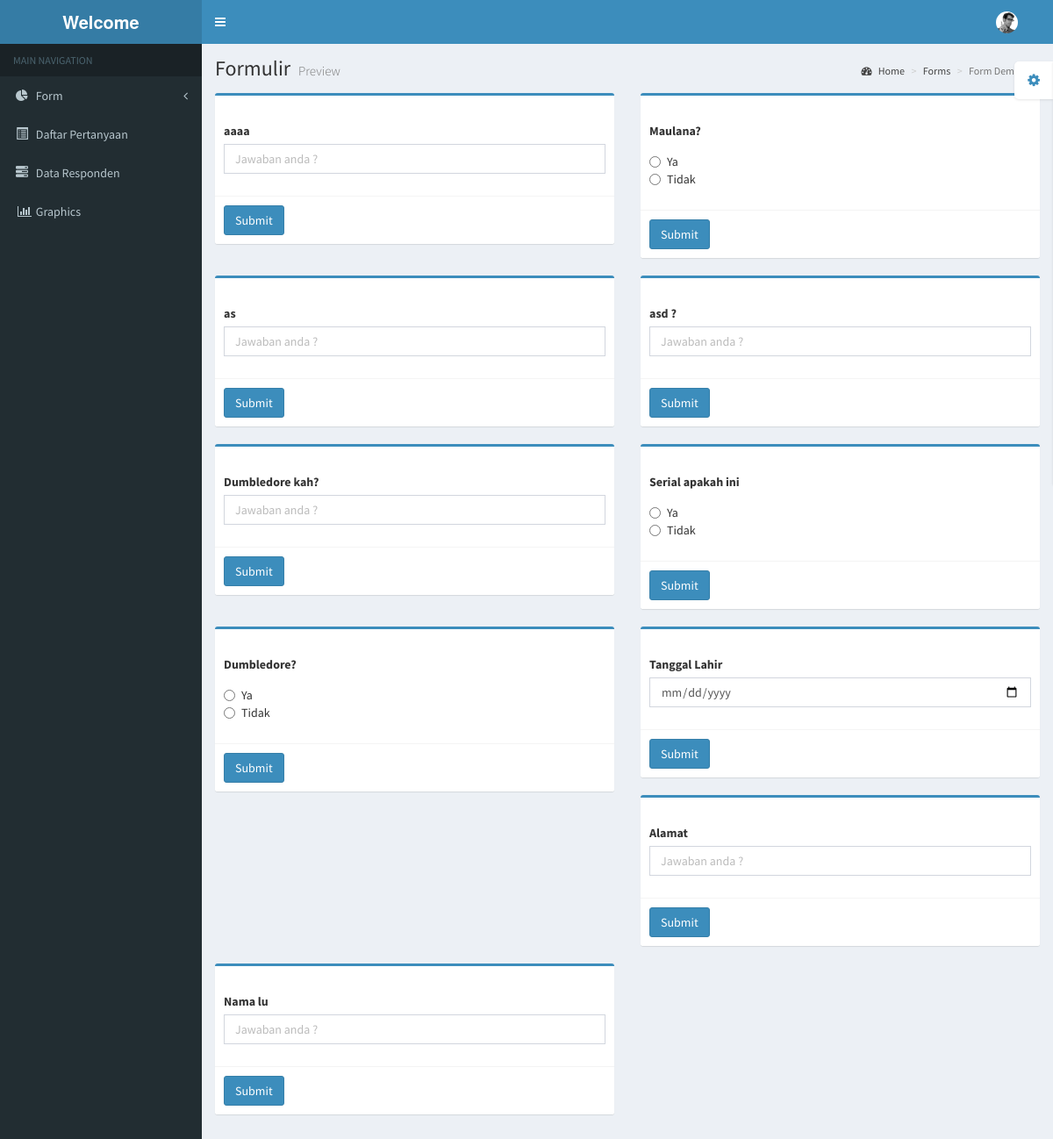
Screenshot of /index.php/home/form_demografi with the database file from the repository.
### tables this page shows
CREATE TABLE IF NOT EXISTS `pertanyaan_demografi` (
`id_pertanyaan_demografi` int(11) NOT NULL,
  `pertanyaan_demografi` varchar(255) NOT NULL,
  `id_jenis_jawaban` int(11) NOT NULL
);

### application/controllers/home.php (called while the page is built, shortened)
<?php if (!defined('BASEPATH')) exit('No direct script allowed');
class Home extends CI_Controller{
function __construct() {
$this->load->model('form_model');
$this->load->model('question_model');
}
	public function form_demografi(){
			$data=array('title'=>'Tutorial',
				'sidebar'=>'layouts/sidebar',
				'content'=>'form_demografi',
				'list_question'=>$this->question_model->list_join_demografi());
			$this->load->view('layouts/template',$data);
	}
}

### index.php (called while the page is built, shortened)
<?php
require_once BASEPATH.'core/CodeIgniter.php';

### application/models/question_model.php (called while the page is built, shortened)
<?php
class Question_Model extends CI_Model{
function list_join_demografi(){
	$query=$this->db->query("SELECT * FROM `pertanyaan_demografi` a JOIN `jenis_jawaban` b WHERE a.id_jenis_jawaban=b.id_jenis_jawaban ORDER BY id_pertanyaan_demografi DESC");
	return $query->result();
}
}

### application/views/form_demografi.php (the view, shortened to what this page needs)
  <div class="content-wrapper">
    <section class="content-header">
      <h1>
        Formulir
        <small>Preview</small>
      </h1>
      <ol class="breadcrumb">
        <li><a href="<?php echo base_url('home')?>"><i class="fa fa-dashboard"></i> Home</a></li>
        <li><a href="#">Forms</a></li>
        <li class="active">Form Demografi</li>
      </ol>
    </section>
    <section class="content">
    <div class="row">
<?php foreach($list_question as $list_question){?>
    <div class="col-md-6">
      <div class="box box-primary">
        <div class="box-header">
          </div>
            <?php echo form_open('home/submit_form_demografi');?>
              <div class="box-body">
                <div class="form-group">
                  <label for="exampleInputEmail1"><?php echo $list_question->pertanyaan_demografi?></label>
                  <?php
                    if($list_question->id_jenis_jawaban == "1"){
                        echo "<div class='radio'> <label>";
                        echo "<input type='radio' name='jawaban' value='1'> Ya <br>" ;
                        echo "<input type='radio' name='jawaban' value='0'> Tidak";
                        echo "</label></div>";
                    }
                    elseif ($list_question->id_jenis_jawaban == "2") {
                      echo "<input type='text' class='form-control' name='jawaban' value='' placeholder='Jawaban anda ?'>";
                    }
                    elseif ($list_question->id_jenis_jawaban == "3") {
                      echo "<input type='date' class='form-control' name='jawaban'>" ;
                    }
                    else{
                      echo "<input type='text' class='form-control' name='jawaban' value='' placeholder='Jawaban anda ?'>";
                    }
                  ?>
                </div>
              </div>
              <div class="box-footer">
                <button type="submit" class="btn btn-primary">Submit</button>
              </div>
      </div>
    </div>
            <?php } ?>
      </div>
    </section>
  </div>

### rows the page displays
pertanyaan_demografi: pertanyaan_demografi "aaaa"
pertanyaan_demografi: pertanyaan_demografi "Maulana?"
pertanyaan_demografi: pertanyaan_demografi "as"
pertanyaan_demografi: pertanyaan_demografi "asd ?"
pertanyaan_demografi: pertanyaan_demografi "Dumbledore kah?"
pertanyaan_demografi: pertanyaan_demografi "Serial apakah ini"
pertanyaan_demografi: pertanyaan_demografi "Dumbledore?"
pertanyaan_demografi: pertanyaan_demografi "Tanggal Lahir"
pertanyaan_demografi: pertanyaan_demografi "Alamat"
pertanyaan_demografi: pertanyaan_demografi "Nama lu"
